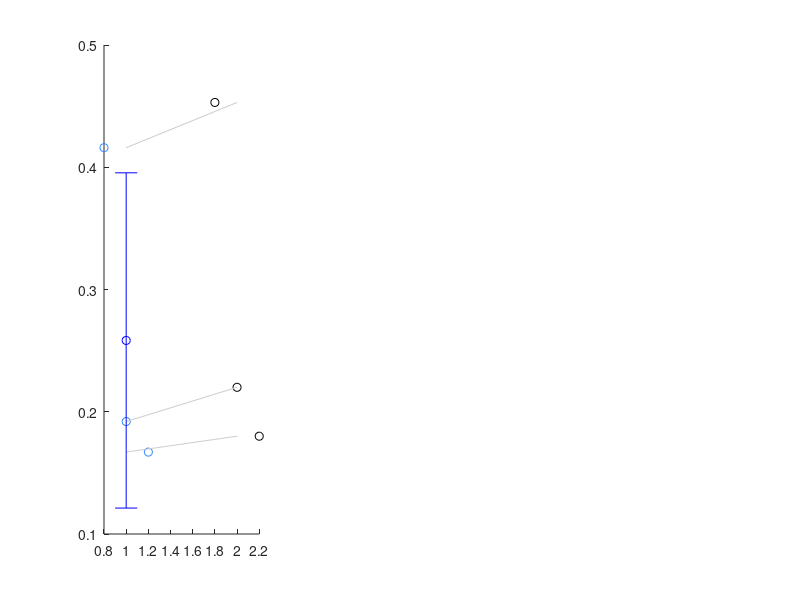

The MATLAB script that drew this image: (Note: this script raises an error after producing the figure.)
%%%%%%%%%%%%%%%%%%%%%%%%%%%%%%%%%%%%%%%%%%%%%%%%%%%%%%%%%%%%%%%%%%%%%%%%%%%%%%%%%%%%%%%%%%%%%%%%
% A flexible and versatile system for multi-color fiber photometry and optogenetic manipulation
% Andrey Formozov, Alexander Dieter, J. Simon Wiegert
% code: Dieter, A, 2022 
% reviewed: Formozov, A, 2023
%%%%%%%%%%%%%%%%%%%%%%%%%%%%%%%%%%%%%%%%%%%%%%%%%%%%%%%%%%%%%%%%%%%%%%%%%%%%%%%%%%%%%%%%%%%%%%%%

clear all; close all; clc;


%% put in data (from metadata file)
FFC_470 = [ 0.416	 0.192	 0.167];
FFC_405 = [-0.091	-0.044	-0.046];

doric_470 = [0.453	 0.220	 0.180];
doric_405 = [-0.104	-0.048	-0.048];

% create figure
f1 = figure('color', [1 1 1]); 

subplot(1, 3, 1); hold on;
plot([0.8:0.4./(length(FFC_470)-1):1.2], FFC_470, 'bo', 'color', [51, 133, 255]./255)
plot([1.8:0.4./(length(doric_470)-1):2.2], doric_470, 'ko')
for idx = 1:length(doric_470)
    plot([1 2], [FFC_470(idx) doric_470(idx) ], 'k-', 'color', [0.8, 0.8, 0.8])
end
errorbar(1, mean(FFC_470), std(FFC_470), 'bo', 'LineWidth', 2, 'color', [51, 133, 255]./255)
errorbar(2, mean(doric_470), std(doric_470), 'ko', 'LineWidth', 2)
xlim([0.5 2.5]); ylim([0 0.5]); set(gca, 'XTick', [1, 2], 'XTickLabel', {'FFC', 'CPS'})
ylabel('signal relative to stimulus onset (V)')

subplot(1, 3, 2); hold on;
plot([0.8:0.4./(length(FFC_405)-1):1.2], -FFC_405, 'bo', 'color', [115, 0, 230]./255)
plot([1.8:0.4./(length(doric_405)-1):2.2], -doric_405, 'ko')
for idx = 1:length(doric_405)
    plot([1 2], [-FFC_405(idx) -doric_405(idx) ], 'k-', 'color', [0.8, 0.8, 0.8])
end
errorbar(1, mean(-FFC_405), std(-FFC_405), 'bo', 'LineWidth', 2, 'color', [115, 0, 230]./255)
errorbar(2, mean(-doric_405), std(-doric_405), 'ko', 'LineWidth', 2)
xlim([0.5 2.5]); ylim([0 0.12]); set(gca, 'XTick', [1, 2], 'XTickLabel', {'FFC', 'CPS'})
ylabel('signal relative to stimulus onset (-V)')


subplot(1, 3, 3); hold on;

plot([0.8:0.4./(length(doric_470)-1):1.2], FFC_470./doric_470, 'ko', 'color', [51, 133, 255]./255); 
errorbar(1, mean(FFC_470./doric_470), std(FFC_470./doric_470), 'ko-', 'LineWidth', 2, 'color', [51, 133, 255]./255)

plot([1.8:0.4./(length(doric_405)-1):2.2], FFC_405./doric_405, 'ko', 'color', [115, 0, 230]./255); 
errorbar(2, mean(FFC_405./doric_405), std(FFC_405./doric_405), 'ko-', 'LineWidth', 2, 'color', [115, 0, 230]./255)

plot([0.3 2.7], [1 1], 'k--')
xlim([0.3 2.7]); ylim([0 1])
set(gca, 'XTick', [1, 2], 'XTickLabel', {'FFC', 'doric'});
ylabel('FFC/CPS')

